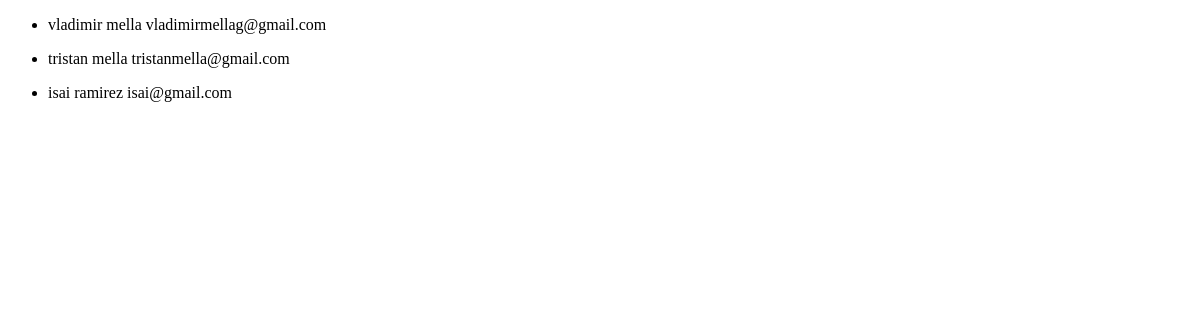
Page /estudiante/list on the earlier database version.
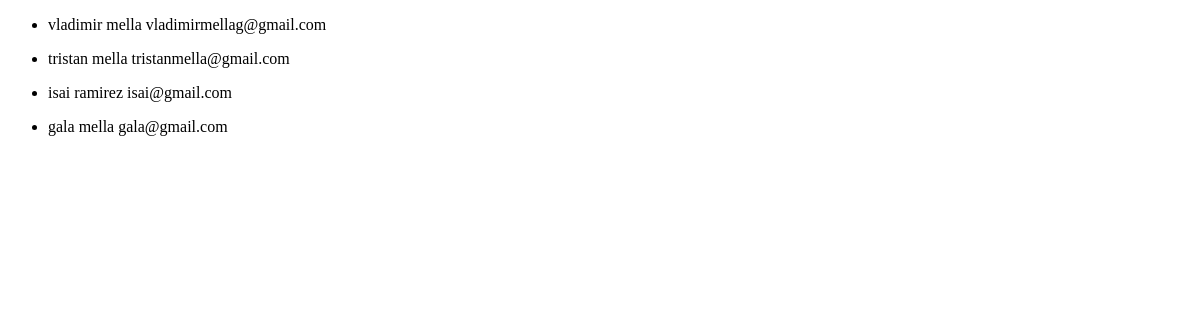
Same page on the later database version.
### core/models.py (models this page shows, shortened)
class Estudiante(models.Model) :
    nombre = models.CharField (max_length=30)
    apellido = models.CharField(max_length=30)
    email = models.EmailField()

### core/views.py (the view)
# urls.py: path('estudiante/list', views.estudiante_list, name="estudiante_list"),
def estudiante_list(request):
    consulta = models.Estudiante.objects.all()
    contexto = {"estudiantes": consulta}
    return render(request, "core/estudiante_list.html", contexto )

### core/templates/core/estudiante_list.html
{% extends 'core/base.html' %}
{% block contenido %}
    {% for estudiante in estudiantes  %}
        <ul>
          <li>
             {{estudiante.nombre}}
             {{estudiante.apellido}}
             {{estudiante.email}}
          </li>
        </ul>
    {% endfor %}
{% endblock contenido %}

Differences in the rows shown:
added Estudiante: nombre "gala", apellido "mella", email "gala@gmail.com"
